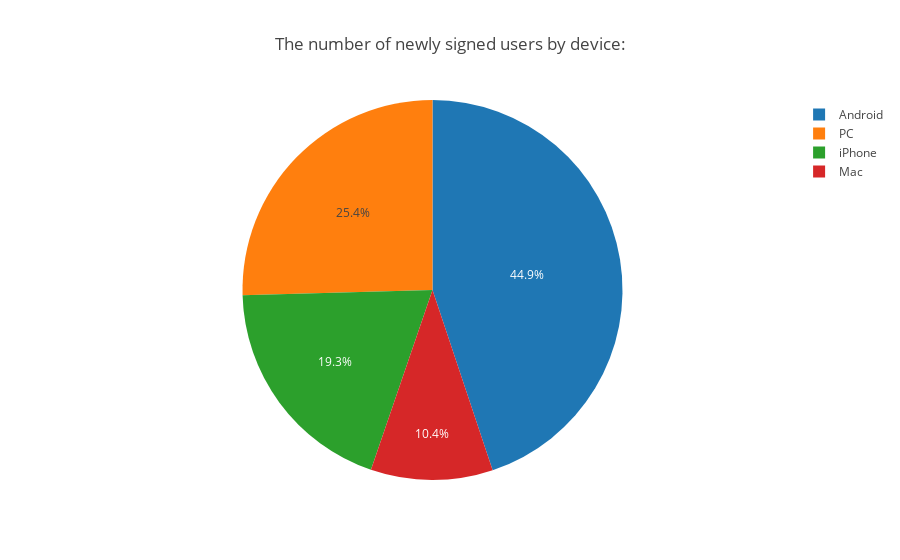

The code cell stored with this chart in its notebook:
### Markdown cell above
* However, in fact, EU users make up 82% of our dataset.*

### Code cell
tmp_by_device = df_new_eu_users.groupby('device')['user_id'].agg([
    ('n_users', 'count')
]).sort_values(by='n_users', ascending=False).reset_index()

tmp_by_device

fig = px.pie(tmp_by_device,
             values='n_users',
             names='device',
#              color='region',
             title='The number of newly signed users by device:')

fig.show()

### Figure 1 — Plotly figure (JSON) as saved in the notebook; plotly's stock layout.template omitted (floating-point values rounded to 4 significant figures)
{"data": [{"domain": {"x": [0, 1], "y": [0, 1]}, "hovertemplate": "device=%{label}<br>n_users=%{value}<extra></extra>", "labels": ["Android", "PC", "iPhone", "Mac"], "legendgroup": "", "name": "", "showlegend": true, "type": "pie", "values": [4022, 2281, 1730, 930]}], "layout": {"legend": {"tracegroupgap": 0}, "title": {"text": "The number of newly signed users by device:"}}}
